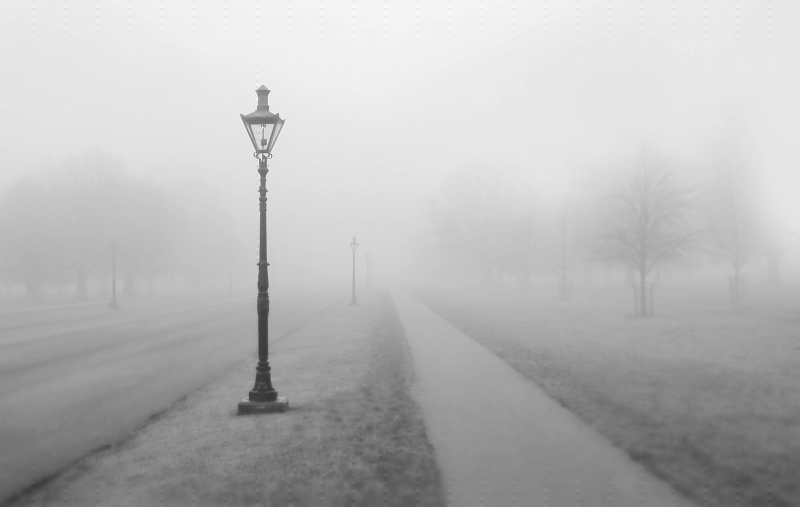
%> input picture HideInFrequency/hidefile.png, 1600 x 1014 px (shown at 1/2 size)
$ octave showfile.m   (GNU Octave 9; MATLAB toolbox functions it lacks are replaced by stand-ins)
%> lines starting %> are read from the running program, lines starting %| are printed output that depends on the picture
close all; clear; clc;

x = imread('hidefile.png');
%> x is the input picture: size 1014x1600x3 uint8; mean R, G, B 184.9, 184.9, 184.9

F = fft(x);
Fa = abs(F);
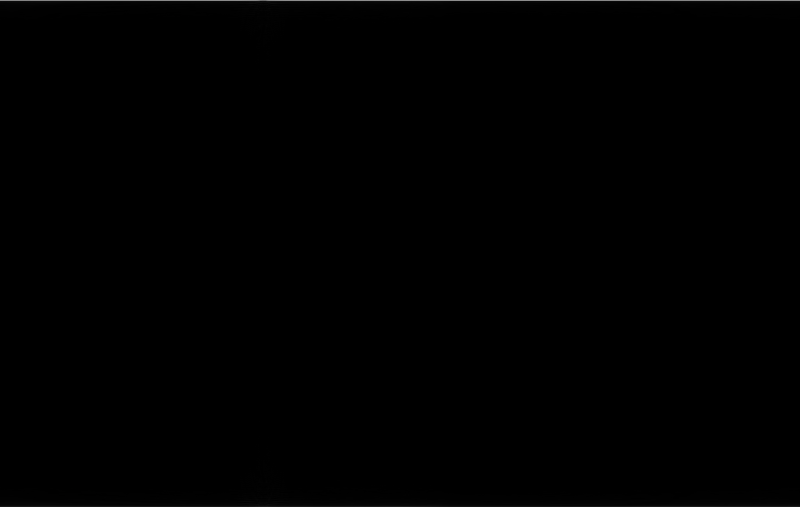
%> Fa: size 1014x1600x3 double (shown at 1/2 size); mean R, G, B 495, 495, 495; drawn with min black and max white
Fp = angle(F);
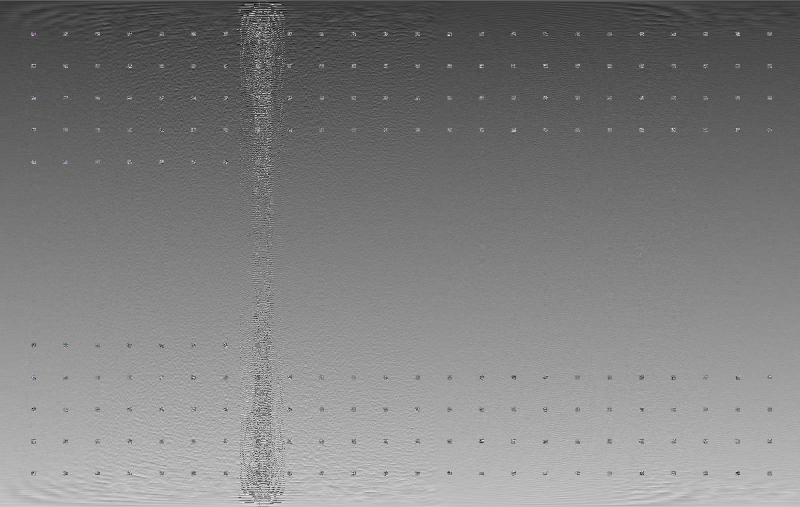
%> Fp: size 1014x1600x3 double (shown at 1/2 size); mean R, G, B 9.68e-06, 9.68e-06, 9.68e-06; drawn with min black and max white

figure; imshow(x);
figure; imshow(real(F));
%> after `imshow(real(F))`:
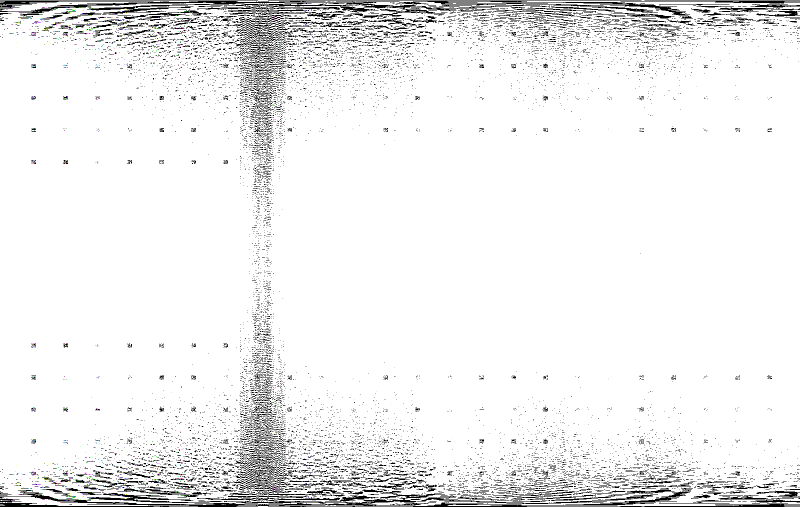
%> displayed picture: size 1014x1600x3, on the screen's scale of 0 to 255 (shown at 1/2 size); mean R, G, B 238.9, 238.9, 238.9

[m, n, c] = size(x);
%> m = 1014; n = 1600; c = 3

sbyte = '';
nbytes = -1;
vbyte = 0;
ibyte = -1;

for xi = 64:64:m-8
    for xj = 64:64:n-8
% [5 lines of commented-out code are left out]
        sv = sum(sum(sum(Fa(xi:xi+8, xj:xj+8, :))));
        sv = (sv >= 320);
        sbyte = [sbyte, sv + '0'];
        if length(sbyte) == 8
            vbyte = bin2dec(sbyte);
            ibyte, sbyte
            if nbytes == -1
                nbytes = vbyte;
                s = zeros(nbytes, 1);
                ibyte = 1;
            else
                s(ibyte) = vbyte;
                ibyte = ibyte + 1;
                if ibyte > nbytes
                    break;
                end
            end
            sbyte = '';
        end
    end
    if ibyte > nbytes
        break;
    end
end
%> after the loop, ibyte = 45; nbytes = 255; s = 255 values, max 255 at index 1, min 0 at index 45, mean 44; sbyte = ''; vbyte = 255
